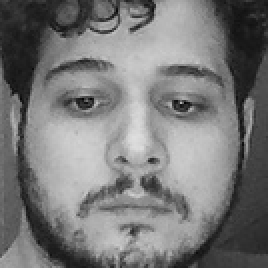
#> input picture dataset/User1.13.jpg, 134 x 134 px, given in place of the camera (shown 2 times larger)
$ python 'yüztanıma.py'
#> lines starting #> are read from the running program, lines starting #| are printed output that depends on the picture
6
"""
Created on Thu Jun  4 00:36:03 2020

@author: Batuhan Sevinç
"""

import cv2
import numpy as np
from PIL import Image
import os
cam = cv2.VideoCapture(0)
cam.set(3, 640) # video genişliğini
cam.set(4, 480) # video yüksekliğini
face_detector = cv2.CascadeClassifier('haarcascade_frontalface_default.xml')
face_id = 1#  kişi için bir sayısal yüz kimliği değeri atama
print("\n Yüz yakalama başlatılmıştır.Lütfen kameraya bakınız.")
#Bireysel örnekleme yüz sayısını başlatma kodu aşağıdadır.
count = 0
while(True):
    ret, img = cam.read()
#> img is the input picture: shape (134, 134, 3); min 1, max 223, mean 120.5
    gray = cv2.cvtColor(img, cv2.COLOR_BGR2GRAY)
    faces = face_detector.detectMultiScale(gray, 1.3, 5)
#> faces = [[10, 10, 116, 116]]
    for (x,y,w,h) in faces:
        cv2.rectangle(img, (x,y), (x+w,y+h), (255,0,0), 2)# Tanımalanan yüzün etrafında yeşil bir kare oluşturuluyor
        count += 1
        # Çekilen görüntüyü veri kümeleri klasörüne kaydediliyor
        cv2.imwrite("dataset/User" + str(face_id) + '.' + str(count) + ".jpg", gray[y:y+h,x:x+w])

        cv2.imshow('image', img)# Sonuç ekranda gösteriliyor.
#> this loop made 1 pass
#> (x, y, w, h, count) on pass 1: (10, 10, 116, 116, 1)
#> pass 1, `cv2.imwrite("dataset/User" + str(face_id) + '.' + str(count) + ".jpg",..`:
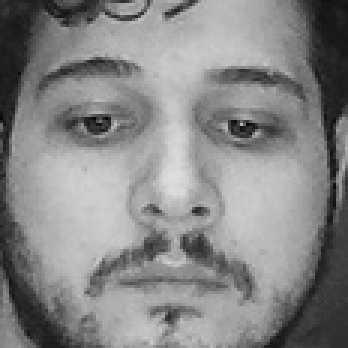
#> saved as User1.1.jpg: shape (116, 116) (shown 3 times larger); min 1, max 223, mean 134.4
#> pass 1, `cv2.imshow('image', img)# Sonuç ekranda gösteriliyor.`:
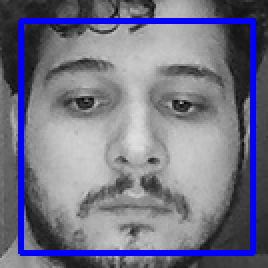
#> window 'image': shape (134, 134, 3) (shown 2 times larger); mean B, G, R 134.1, 114.4, 114.4
#> after the loop, count = 1
    k = cv2.waitKey(100) & 0xff
#> (key q is pressed here)
    if k == 27:
        break

    elif count >= 15: # 15 yüz örneği alınıyor ve video durdurulyor
         break

# herşey tamamsa ekran yakalaması serbest bırakılıyor.
cam.release()
cv2.destroyAllWindows()
path = 'dataset' # Yüz görüntülerinin kaydedildiği veri klasörümüz
recognizer = cv2.face.LBPHFaceRecognizer_create()
# fonksiyonunumuz  görüntüleri ve etiket verilerini almak için kullanılmaktadır.
def getImagesAndLabels(path):

#> called with path = 'dataset'
    imagePaths = [os.path.join(path,f) for f in os.listdir(path)]#ImagePaths listesi, path klasörü içinde yer alan dosyaların listesidir.
    faceSamples=[]#faceSamples listesi yüz görüntülerini tutacak.
    ids = []#ids listesi  her bir görüntünün etiketini tutacak.
    for imagePath in imagePaths:
        PIL_img = Image.open(imagePath).convert('L') #imagePaths listesindeki her bir elemanı kullanrak veri klasörümüzden aldığımız fotoları gri tonlamaya dönüştüren kod.
        img_numpy = np.array(PIL_img,'uint8')

        id = int(os.path.split(imagePath)[-1].split(".")[1])# dosya adından kişi numarasını ayırıp, bir tam sayı olarak id değişkenine atıyoruz.
        faces = face_detector.detectMultiScale(img_numpy)
#> faces = [[2, 2, 110, 110]]

        for (x,y,w,h) in faces:
            faceSamples.append(img_numpy[y:y+h,x:x+w])
            ids.append(id)
#> this loop made 1 pass
#> after the loop, faceSamples = 1 item; ids = [1]

    return faceSamples,ids

print ("\n Eğitim yüzleri işleniyor. Bekleyiniz...")
faces,ids = getImagesAndLabels(path)
recognizer.train(faces, np.array(ids)) #veri kümemizi eğitiyoruz.
#> (the run stopped early here; a loop or call above may not have finished)
